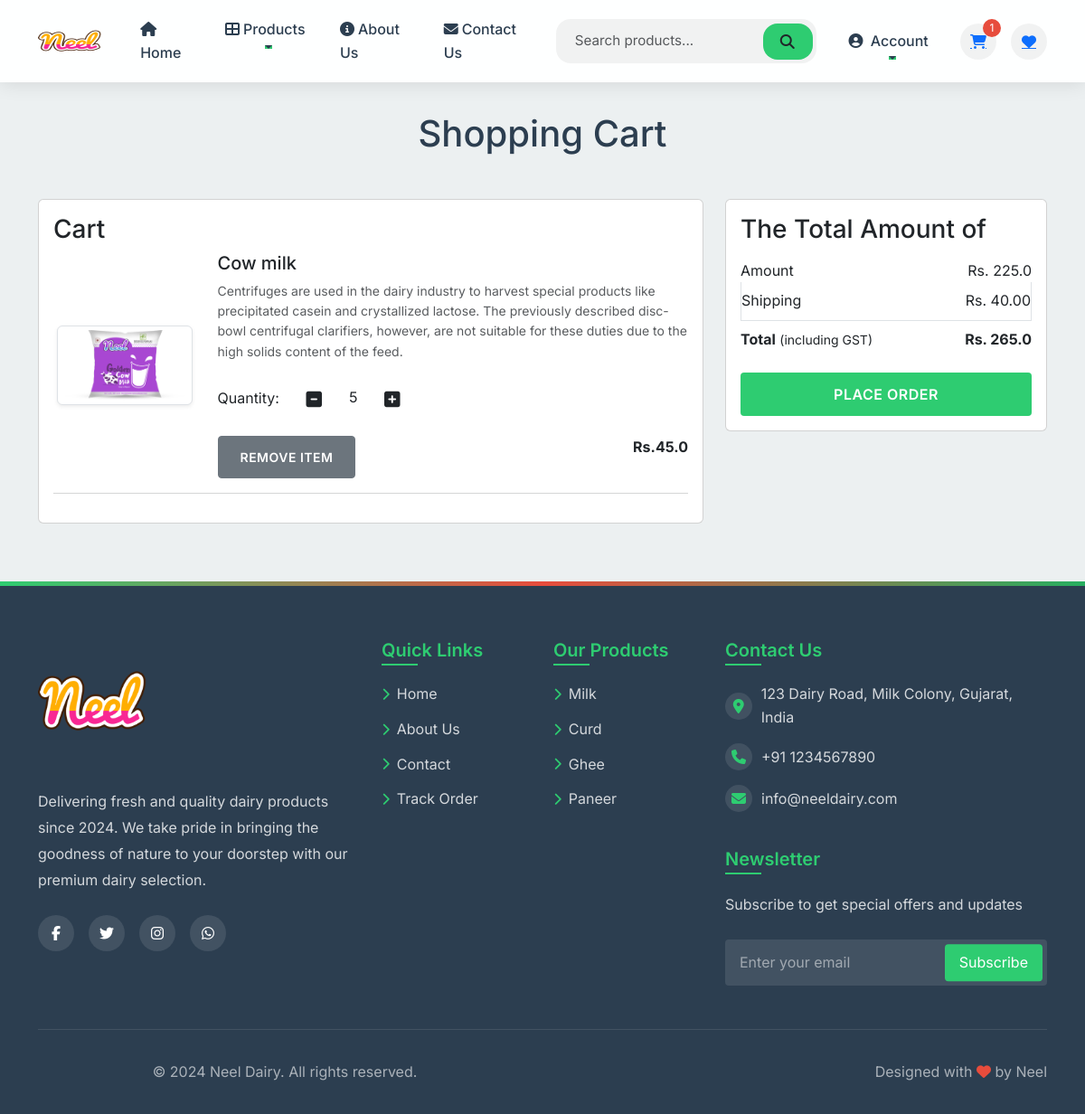
Page /cart/ (signed in) on the committed database.
### app/models.py (models this page shows, shortened)
class Cart(models.Model):
    user = models.ForeignKey(User,on_delete=models.CASCADE)
    product = models.ForeignKey (Product,on_delete=models.CASCADE)
    quantity = models.PositiveIntegerField(default=1)

class Product(models.Model):
    title = models.CharField(max_length=100)
    selling_price = models.FloatField()
    discounted_price = models.FloatField()
    description = models.TextField()
    composition = models.TextField(default='')
    prodapp= models.TextField(default='')
    category = models.CharField(choices=CATEGORY_CHOICES, max_length=2)
    products_image = models.ImageField(upload_to='product')

### app/views.py (the view)
# urls.py: path('cart/', views.show_cart, name='showcart'),
@login_required
def show_cart(request):
    user = request.user
    cart = Cart.objects.filter(user=user)
    amount=0
    for p in cart:
        value = p.quantity * p.product.discounted_price
        amount = amount + value
    totalamount = amount + 40
    totalitem = 0
    wishitem = 0
    if request.user.is_authenticated:
        totalitem = len(Cart.objects.filter(user=request.user))
        wishitem = len(Wishlist.objects.filter(user=request.user))
    return render(request, 'app/addtocart.html',locals())

### app/templates/app/addtocart.html (shortened to what this page needs)
{% extends 'app/base.html' %}
{% load static %}
{% block main-content %}
<div class="container my-5  ">
    <div class="row">
        {% if cart %}
        <h1 class="text-center mb-5">Shopping Cart</h1>
        <div class="col-sm-8">
            <div class="card">
                <div class="card-body">
                    <h3>Cart</h3>
                    {% for item in cart %}
                    <div class="row">
                        <div class="col-sm-3 text-center align-self-center"><img src="{{item.product.products_image.url}}" alt="" srcset="" class="img-fluid img-thumbnail shadow-sm" height="150" width="150"> </div>
                        <div class="col-sm-9">
                            <div>
                                <h5>{{item.product.title}}</h5>
                                <p class="mb-2 text-muted small">{{item.product.description}}</p>
                                <div class="my-3">
                                    <label for="quantity">Quantity: </label>
                                    <a class="minus-cart btn" pid={{item.product.id}}><i class="fas fa-minus-square  fa-lg"></i></a>
                                    <span id="quantity">{{item.quantity}}</span>
                                    <a class="plus-cart btn" pid={{item.product.id}}><i class="fas fa-plus-square fa-lg"></i></a>
                                </div>
                                <div class="d-flex justify-content-between">
                                    <a href="#" class="remove-cart btn btn-sm btn-secondary mr-3" pid={{item.product.id}}>Remove item </a>
                                    <p class="mb-0"><span><strong>Rs.{{item.product.discounted_price}}</strong></span>
                                    </p>
                                </div>
                            </div>
                        </div>
                    </div>
                    <hr class="text-muted">
                    {% endfor %}
                </div>
            </div>
        </div>
        <div class="col-sm-4">
            <div class="card">
                <div class="card-body">
                    <h3>The Total Amount of</h3>
                    <ul class="list-group">
                        <li class="list-group-item d-flex justify-content-between align-items-center border-0 px-0 pb-0"> Amount<span id="amount">Rs. {{amount}}</span></li>
                        <li class="list-group-item d-flex justify-content-between align-items-center px-0">Shipping
                            <span>Rs. 40.00</span></li>
                        <li
                            class="list-group-item d-flex justify-content-between align-items-center border-0 px-0 mb-3">
                            <div>
                                <strong>Total</strong> <small>(including GST)</small>
                            </div>
                            <span id="totalamount"><strong>Rs. {{totalamount}}</strong></span>
                        </li>
                    </ul>
                    <div class="d-grid"><a href="{% url 'checkout' %}" class="btn btn-primary">Place Order</a></div>
                </div>
            </div>
        </div>
        {% else %}
        <h1 class="text-center mb-5">Cart is Empty</h1>
        {% endif %}
    </div>
</div>
{% endblock main-content %}

### app/static/app/css/modern-style.css (style rules this page uses)
:root { --primary: #2ecc71; --primary-dark: #27ae60; --secondary: #34495e; --accent: #e74c3c; --light: #ecf0f1; --dark: #2c3e50; --white: #ffffff; --gray: #95a5a6; --spacing-xs: 0.25rem; --spacing-sm: 0.5rem; --spacing-md: 1rem; --spacing-lg: 1.5rem; --spacing-xl: 2rem; --radius-sm: 4px; --radius-md: 8px; --radius-lg: 16px; --transition-fast: 0.2s ease; --transition-normal: 0.3s ease; --transition-slow: 0.5s ease; }
* { margin: 0; padding: 0; box-sizing: border-box; }
body { font-family: 'Inter', -apple-system, BlinkMacSystemFont, sans-serif; line-height: 1.6; color: var(--dark); background-color: var(--light); }
.btn { padding: 0.75rem 1.5rem; border-radius: var(--radius-sm); font-weight: 600; transition: var(--transition-fast); text-transform: uppercase; letter-spacing: 0.5px; }
.btn-primary { background: var(--primary); border: none; }

### rows in the picture
Cart: product.products_image (picture), product "Cow milk", product.description "Centrifuges are used in the dairy industry to harvest special products like precipitated casein and crystallized lactose. The previously described disc-bowl centrifugal clarifiers, however, are not suitable for these duties due to the high solids content of the feed.", quantity "5", product.discounted_price "45.0"

### other values in the picture
{{ totalitem }} "1"
{{ amount }} "225.0"
{{ totalamount }} "265.0"
